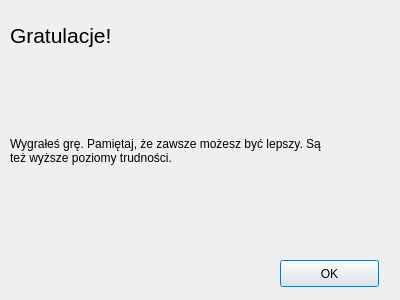
<?xml version="1.0" encoding="UTF-8"?>
<ui version="4.0">
 <class>VictoryDialog</class>
 <widget class="QDialog" name="VictoryDialog">
  <property name="geometry">
   <rect>
    <x>0</x>
    <y>0</y>
    <width>400</width>
    <height>300</height>
   </rect>
  </property>
  <property name="windowTitle">
   <string>Dialog</string>
  </property>
  <widget class="QLabel" name="label">
   <property name="geometry">
    <rect>
     <x>10</x>
     <y>20</y>
     <width>111</width>
     <height>30</height>
    </rect>
   </property>
   <property name="font">
    <font>
     <pointsize>16</pointsize>
    </font>
   </property>
   <property name="text">
    <string>Gratulacje!</string>
   </property>
  </widget>
  <widget class="QLabel" name="label_2">
   <property name="geometry">
    <rect>
     <x>10</x>
     <y>90</y>
     <width>311</width>
     <height>121</height>
    </rect>
   </property>
   <property name="text">
    <string>Wygrałeś grę. Pamiętaj, że zawsze możesz być lepszy. Są też wyższe poziomy trudności.</string>
   </property>
   <property name="wordWrap">
    <bool>true</bool>
   </property>
  </widget>
  <widget class="QPushButton" name="pushButton">
   <property name="geometry">
    <rect>
     <x>280</x>
     <y>260</y>
     <width>99</width>
     <height>27</height>
    </rect>
   </property>
   <property name="text">
    <string>OK</string>
   </property>
  </widget>
 </widget>
 <resources/>
 <connections>
  <connection>
   <sender>pushButton</sender>
   <signal>clicked()</signal>
   <receiver>VictoryDialog</receiver>
   <slot>close()</slot>
   <hints>
    <hint type="sourcelabel">
     <x>329</x>
     <y>273</y>
    </hint>
    <hint type="destinationlabel">
     <x>199</x>
     <y>149</y>
    </hint>
   </hints>
  </connection>
 </connections>
</ui>
